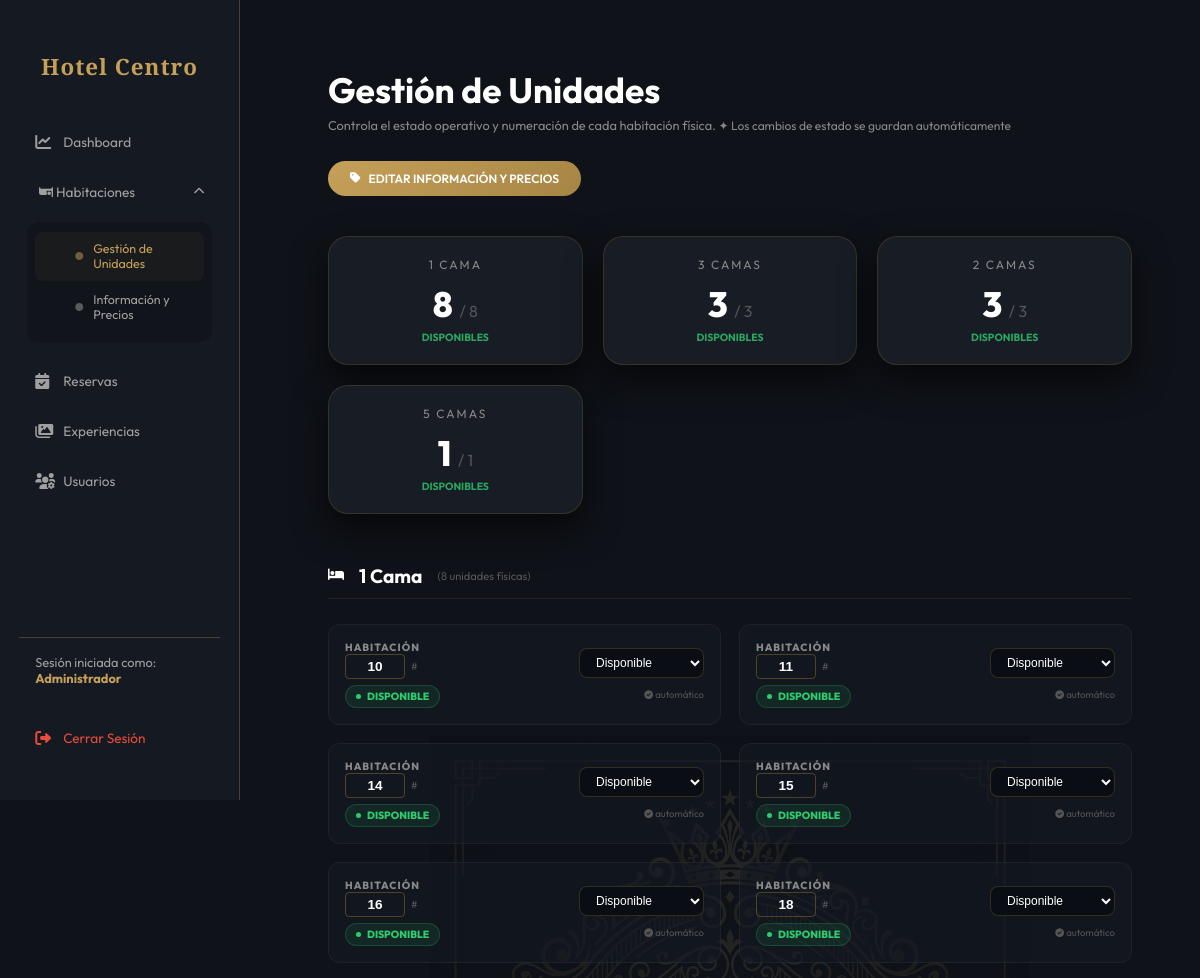
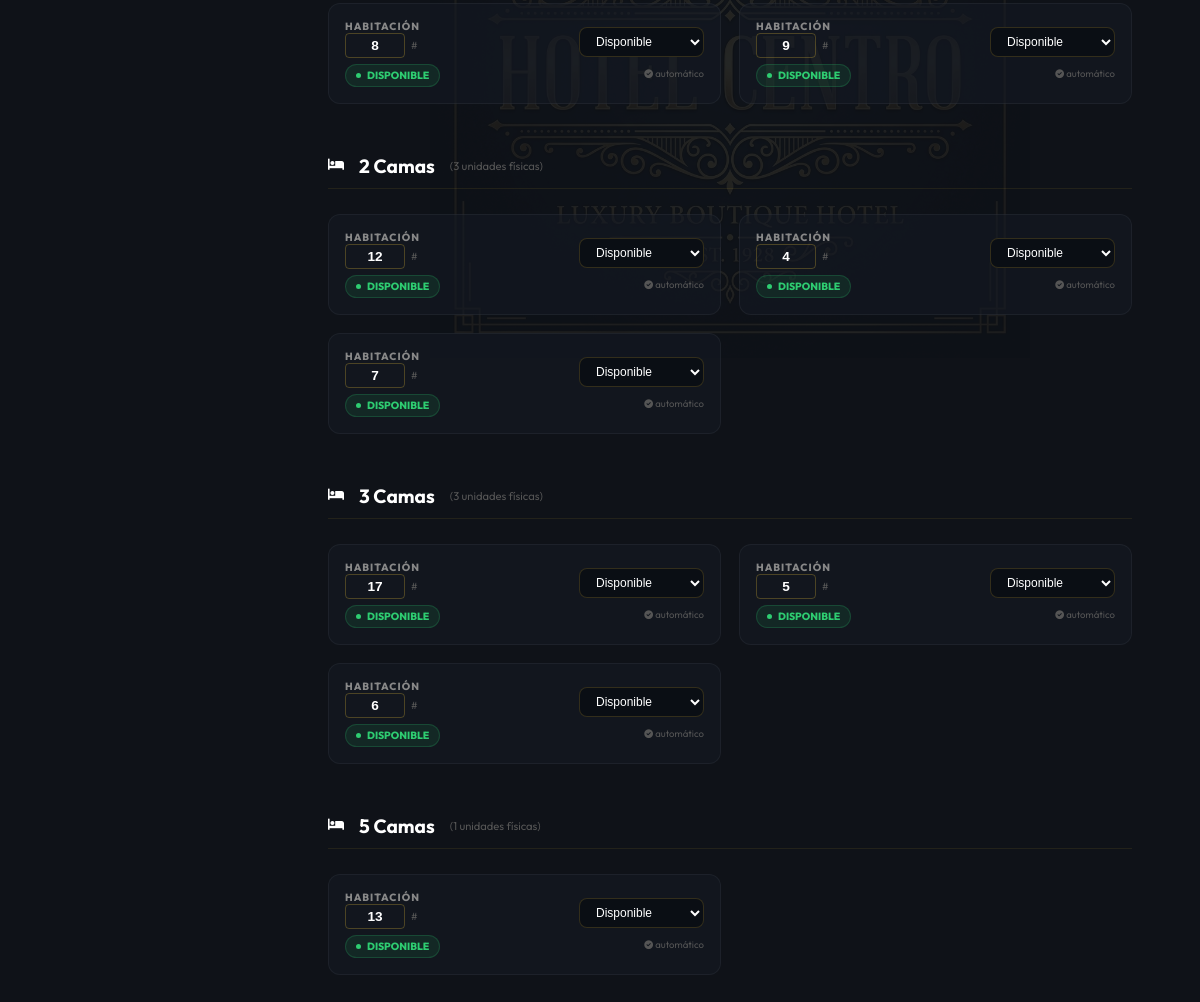
The app's page /?action=admin-habitaciones (signed in) with its own data (2 pictures, top to bottom).
### tables this page shows
CREATE TABLE `habitaciones` (
  `id` int(11) NOT NULL AUTO_INCREMENT,
  `tipo` varchar(50) NOT NULL COMMENT 'Tipo de habitaciÔö£Ôöén (Single, Queen, etc.)',
  `numero` varchar(10) NOT NULL COMMENT 'NÔö£Ôòæmero de habitaciÔö£Ôöén ej: 101',
  `nombre` varchar(120) NOT NULL,
  `descripcion` text DEFAULT NULL,
  `precio` decimal(10,2) NOT NULL,
  `estado` enum('disponible','ocupado','mantenimiento') DEFAULT 'disponible',
  `imagen` varchar(255) DEFAULT NULL,
  `caracteristicas` longtext DEFAULT NULL CHECK (json_valid(`caracteristicas`)),
  `created_at` timestamp NOT NULL DEFAULT current_timestamp(),
  PRIMARY KEY (`id`),
  UNIQUE KEY `uq_numero` (`numero`)
);

### controllers/AdminController.php (called while the page is built, shortened)
<?php
class AdminController {
    public function habitaciones() {
        require_once 'views/admin/habitaciones.php';
    }
}
?>

### views/admin/habitaciones.php (the view, shortened to what this page needs)
<?php
$db = (new Database())->getConnection();
$stmt_summary = $db->query("
    SELECT tipo, nombre,
           COUNT(*) as total,
           SUM(CASE WHEN estado = 'disponible' THEN 1 ELSE 0 END) as disponibles
    FROM habitaciones
    GROUP BY tipo, nombre
    ORDER BY total DESC
");
$resumen_tipos = $stmt_summary->fetchAll(PDO::FETCH_ASSOC);
$stmt_units = $db->query("
    SELECT h.*,
           r.nombre_cliente as cliente_activo,
           r.fecha_entrada,
           r.fecha_salida
    FROM habitaciones h
    LEFT JOIN reservas r ON r.habitacion_id = h.id
        AND r.estado = 'confirmada'
        AND r.fecha_entrada <= CURDATE()
        AND r.fecha_salida >= CURDATE()
    ORDER BY h.tipo, h.numero
");
$unidades_raw = $stmt_units->fetchAll(PDO::FETCH_ASSOC);
$unidades_por_tipo = [];
foreach ($unidades_raw as $u) {
    $unidades_por_tipo[$u['nombre']][] = $u;
}
include_once "views/layouts/admin_header.php";
?>
<div class="admin-container" style="color: white; padding: 20px;">
    <div style="display: flex; justify-content: space-between; align-items: center; margin-bottom: 40px; flex-wrap: wrap; gap: 15px;">
        <div>
            <h2 class="serif gold-text" style="font-size: clamp(1.4rem, 4vw, 2.2rem); margin: 0;">Gestión de Unidades</h2>
            <p style="color: #888; margin-top: 5px;">Controla el estado operativo y numeración de cada habitación física. <span style="color: var(--primary-gold); font-size: 0.75rem;">✦ Los cambios de estado se guardan automáticamente</span></p>
        </div>
        <a href="index.php?action=admin-precios" class="btn-gold" style="padding: 10px 22px; font-size: 0.75rem; border-radius: 50px;">
            <i class="fas fa-tag"></i> EDITAR INFORMACIÓN Y PRECIOS
        </a>
    </div>
    <div style="display: grid; grid-template-columns: repeat(auto-fit, minmax(220px, 1fr)); gap: 20px; margin-bottom: 50px;">
        <?php foreach ($resumen_tipos as $tipo): ?>
        <div class="glass-card" style="padding: 20px; border-color: rgba(212, 175, 55, 0.15); text-align: center;">
            <div style="font-size: 0.75rem; text-transform: uppercase; letter-spacing: 2px; color: #888; margin-bottom: 10px;"><?php echo htmlspecialchars($tipo['nombre']); ?></div>
            <div style="font-size: 2.2rem; font-weight: 800; color: var(--primary-gold);">
                <?php echo $tipo['disponibles']; ?> <span style="font-size: 1rem; color: #555; font-weight: 400;">/ <?php echo $tipo['total']; ?></span>
            </div>
            <div style="font-size: 0.65rem; color: #2ecc71; font-weight: 700; margin-top: 5px; opacity: 0.8;">DISPONIBLES</div>
        </div>
        <?php endforeach; ?>
    </div>
    <?php foreach ($unidades_por_tipo as $nombre_cat => $unidades): ?>
    <section class="admin-rooms-section">
        <div class="section-header">
            <i class="fas fa-bed" style="color: var(--primary-gold);"></i>
            <h3><?php echo htmlspecialchars($nombre_cat); ?></h3>
            <span style="font-size: 0.7rem; color: #555;">(<?php echo count($unidades); ?> unidades físicas)</span>
        </div>
        <div style="display: grid; grid-template-columns: repeat(auto-fill, minmax(300px, 1fr)); gap: 18px;">
            <?php foreach ($unidades as $u):
            ?>
            <div class="unit-card" id="unit-card-<?php echo $u['id']; ?>">
                <div class="unit-card-inner">
                    <div class="unit-info">
                        <div class="unit-num">HABITACIÓN</div>
                        <div class="num-edit-wrap">
                            <input type="text"
                                   class="unit-number-input"
                                   data-unit-id="<?php echo $u['id']; ?>"
                                   value="<?php echo htmlspecialchars($u['numero']); ?>"
                                   title="Número de habitación (editable)"
                                   maxlength="10">
                            <span style="font-size: 0.65rem; color: #555;">#</span>
                        </div>
                        <div class="status-pill <?php echo $u['estado']; ?>" id="pill-<?php echo $u['id']; ?>">
                            <div style="width: 5px; height: 5px; border-radius: 50%; background: currentColor;"></div>
                            <span id="pill-text-<?php echo $u['id']; ?>"><?php echo $u['estado']; ?></span>
                        </div>
                    </div>
                    <div class="unit-actions" style="display: flex; flex-direction: column; gap: 6px; align-items: flex-end;">
                        <select class="unit-status-select"
                                data-unit-id="<?php echo $u['id']; ?>"
                                data-current="<?php echo $u['estado']; ?>">
                            <option value="disponible" <?php echo $u['estado'] == 'disponible' ? 'selected' : ''; ?>>Disponible</option>
                        </select>
                        <div class="auto-save-indicator" id="save-ind-<?php echo $u['id']; ?>">
                            <i class="fas fa-circle-check" style="font-size: 0.55rem;"></i> automático
                        </div>
                    </div>
                </div>
            </div>
            <?php endforeach; ?>
        </div>
    </section>
    <?php endforeach; ?>
</div>
<?php include_once "views/layouts/admin_footer.php"; ?>

### assets/css/admin.css (style rules this page uses)
:root { --primary: #c5a059; --primary-dark: #a68544; --bg-dark: #0f1218; --bg-sidebar: #151921; --card-bg: rgba(26, 30, 38, 0.9); --text: #e0e0e0; --text-muted: #a0a0a0; --gold-glow: 0 0 20px rgba(197, 160, 89, 0.2); --gold-border: rgba(197, 160, 89, 0.3); }
html, body { margin: 0; padding: 0; width: 100%; max-width: 100vw; overflow-x: hidden; scroll-behavior: smooth; -webkit-font-smoothing: antialiased; }
* { box-sizing: border-box; }
body { font-family: 'Outfit', sans-serif; background-color: var(--bg-dark); color: var(--text); display: flex; min-height: 100vh; font-size: 0.8rem; }
body::before { content: ''; position: fixed; top: 50%; left: calc(50% + 130px); transform: translate(-50%, -50%); width: 600px; height: 600px; background: url('../img/logo.png') no-repeat center; background-size: contain; opacity: 0.09; z-index: -1; pointer-events: none; }
.glass-card { background: var(--card-bg); backdrop-filter: blur(12px); border: 1px solid var(--gold-border); border-radius: 20px; padding: 2rem; box-shadow: 0 15px 35px rgba(0, 0, 0, 0.6); width: 100%; }
.btn-gold { background: linear-gradient(135deg, var(--primary), var(--primary-dark)); color: white; border: none; padding: 0.7rem 1.2rem; border-radius: 8px; font-family: 'Outfit', sans-serif; font-weight: 600; cursor: pointer; transition: all 0.3s; text-decoration: none; display: inline-flex; align-items: center; gap: 8px; font-size: 0.8rem; }
select, input { background: #0a0e14; border: 1px solid var(--gold-border); color: white; padding: 8px 12px; border-radius: 8px; outline: none; }

### views/admin/habitaciones.php (style rules this page uses)
.admin-rooms-section { margin-bottom: 50px; }
.section-header { display: flex; align-items: center; gap: 15px; margin-bottom: 25px; padding-bottom: 10px; border-bottom: 1px solid rgba(212,175,55,0.1); }
.section-header h3 { font-size: 1.2rem; margin: 0; color: var(--primary-gold); }
.unit-card { background: rgba(20, 25, 35, 0.6); border: 1px solid rgba(255, 255, 255, 0.05); border-radius: 12px; padding: 16px; transition: all 0.3s cubic-bezier(0.4, 0, 0.2, 1); position: relative; }
.unit-card-inner { display: flex; justify-content: space-between; align-items: center; }
.unit-info .unit-num { font-size: 0.65rem; color: #888; font-weight: 800; letter-spacing: 1px; }
.status-pill { display: inline-flex; align-items: center; gap: 6px; padding: 4px 10px; border-radius: 50px; font-size: 0.65rem; font-weight: 800; text-transform: uppercase; }
.status-pill.disponible { background: rgba(46, 204, 113, 0.1); color: #2ecc71; border: 1px solid rgba(46, 204, 113, 0.2); }
.unit-actions select { padding: 6px 12px; font-size: 0.75rem; border-radius: 8px; background: #0a0e14; border-color: rgba(212,175,55,0.2); cursor: pointer; transition: border-color 0.2s; }
.auto-save-indicator { font-size: 0.6rem; color: #555; margin-top: 4px; text-align: right; transition: color 0.3s; }
.num-edit-wrap { display: flex; align-items: center; gap: 6px; margin-bottom: 6px; }
.num-edit-wrap input { background: transparent; border: 1px solid rgba(212,175,55,0.3); color: white; width: 60px; padding: 4px 6px; border-radius: 4px; font-weight: 700; font-size: 0.85rem; text-align: center; transition: border-color 0.2s; }

### records on screen
habitaciones: id+numero "10", estado "DISPONIBLE", estado+id "Disponible"
habitaciones: id+numero "11", estado "DISPONIBLE", estado+id "Disponible"
habitaciones: id+numero "14", estado "DISPONIBLE", estado+id "Disponible"
habitaciones: id+numero "15", estado "DISPONIBLE", estado+id "Disponible"
habitaciones: id+numero "16", estado "DISPONIBLE", estado+id "Disponible"
habitaciones: id+numero "18", estado "DISPONIBLE", estado+id "Disponible"
habitaciones: id+numero "8", estado "DISPONIBLE", estado+id "Disponible"
habitaciones: id+numero "9", estado "DISPONIBLE", estado+id "Disponible"
habitaciones: id+numero "12", estado "DISPONIBLE", estado+id "Disponible"
habitaciones: id+numero "4", estado "DISPONIBLE", estado+id "Disponible"
habitaciones: id+numero "7", estado "DISPONIBLE", estado+id "Disponible"
habitaciones: id+numero "17", estado "DISPONIBLE", estado+id "Disponible"
habitaciones: id+numero "5", estado "DISPONIBLE", estado+id "Disponible"
habitaciones: id+numero "6", estado "DISPONIBLE", estado+id "Disponible"
habitaciones: id+numero "13", estado "DISPONIBLE", estado+id "Disponible"

### other values on screen
$_SESSION['nombre'] "Administrador"
$tipo['nombre'] "1 CAMA"
$tipo['disponibles'] "8"
$tipo['total'] "8"
$tipo['nombre'] "3 CAMAS"
$tipo['disponibles'] "3"
$tipo['total'] "3"
$tipo['nombre'] "2 CAMAS"
$tipo['nombre'] "5 CAMAS"
$tipo['disponibles'] "1"
$tipo['total'] "1"
$nombre_cat "1 Cama"
count($unidades) "8"
$nombre_cat "2 Camas"
count($unidades) "3"
